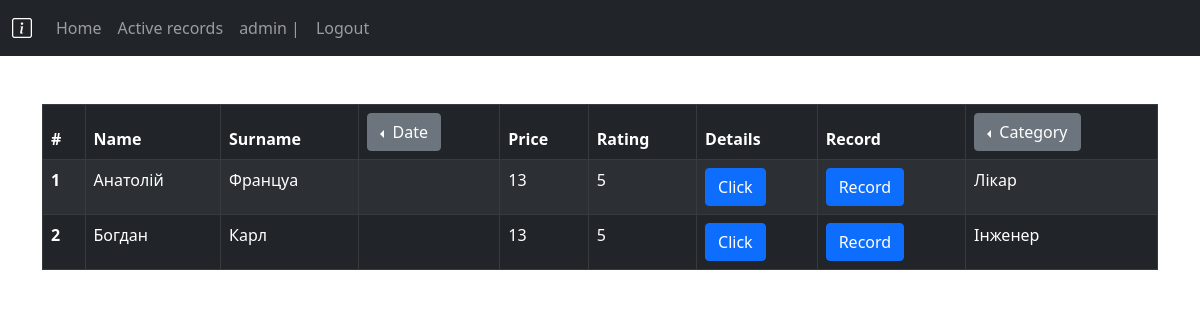
Before: / (signed in) with the older database file.
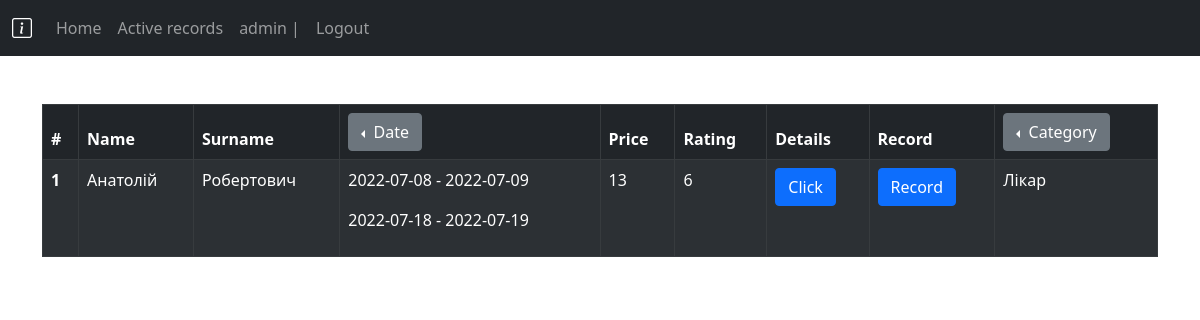
After: the same page with the newer database file.
### application/models.py (models this page shows, shortened)
class Worker(models.Model):
    name = models.CharField(max_length=100)
    surname = models.CharField(max_length=100)
    phone = models.CharField(max_length=100)
    email = models.CharField(max_length=100)
    date = models.ManyToManyField('Schedule', blank=True)
    price = models.CharField(max_length=100)
    address = models.ForeignKey(
        'Location', on_delete=models.CASCADE, related_name='address', null=True)
    description = models.CharField(max_length=100)
    image = models.ImageField(
        upload_to='images/%Y/%m/%d', blank=True, null=True)
    rating = models.CharField(max_length=100)
    reviews = models.CharField(max_length=100)
    category = models.ForeignKey('Category', on_delete=models.CASCADE,
                                 related_name='category', null=True)
    class Meta:
        db_table = "Worker"
        verbose_name = "Wpecialist"
        verbose_name_plural = "Worker"
        ordering = ['id']

class Category(models.Model):
    name = models.CharField(max_length=100, db_index=True)
    def __str__(self):
        return self.name
    def get_absolute_url(self):
        return reverse("category", kwargs={"category_id": self.pk})
    class Meta:
        db_table = "category"
        verbose_name = "Category"
        verbose_name_plural = "Categories"

class Schedule(models.Model):
    period = models.ForeignKey(
        'Period', on_delete=models.CASCADE, related_name='period', null=True)
    def __str__(self):
        return self.period.start_period.strftime("%Y-%m-%d") + \
            " - " + self.period.end_period.strftime("%Y-%m-%d")
    class Meta:
        db_table = "schedule"
        verbose_name = "Schedule"
        verbose_name_plural = "Schedules"

class Period(models.Model):
    start_period = models.DateField(auto_now=False, auto_now_add=False)
    end_period = models.DateField(auto_now=False, auto_now_add=False)
    worker_time = models.ManyToManyField(
        'WorkerTime', related_name='worker_time', blank=True)
    class Meta:
        db_table = "period"
        verbose_name = "Period"
        verbose_name_plural = "Periods"
        ordering = ['id']
    def __str__(self):
        return self.start_period.strftime("%Y-%m-%d") + " - " + self.end_period.strftime("%Y-%m-%d")

### application/views.py (the view)
# urls.py: path('', views.HomeView.as_view(), name='home'),
class HomeView(ListView):
    model = Worker
    template_name = 'application/main_list.html'
    context_object_name = 'workers'
    paginate_by = 10
    ordering = ['id']
    def get_context_data(self, **kwargs):
        context = super().get_context_data(**kwargs)
        context['title'] = 'Home page'
        context['categories'] = Category.objects.all()
        context['form'] = RecordForm()
        return context

### application/models.py (called while the page is built)
    def __str__(self):
        return self.name

### application/templates/application/main_list.html (shortened to what this page needs)
{% extends 'base.html' %}
{% block content %}
    {% if request.user.is_authenticated %}
        {% if workers %}
        <table class="table table-striped table-dark table-bordered table-hover" style="margin-top: 3em;">
            <thead>
            <tr>
                <th scope="col">#</th>
                <th scope="col">Name</th>
                <th scope="col">Surname</th>
                <th scope="col"> <div class="btn-group dropstart">
                    <button type="button" class="btn btn-secondary dropdown-toggle" data-bs-toggle="dropdown" aria-expanded="false">
                        Date
                    </button>
                </div>
                </th>
                <th scope="col">Price</th>
                <th scope="col">Rating</th>
                <th scope="col">Details</th>
                <th scope="col">Record</th>
                <th scope="col"> <div class="btn-group dropstart">
                    <button type="button" class="btn btn-secondary dropdown-toggle" data-bs-toggle="dropdown" aria-expanded="false">
                        Category
                    </button>
                </div>
                </th>
            </tr>
            </thead>
            <tbody>
            <tr>
                {% for worker in workers %}
                    <th scope="row">{{ worker.id }}</th>
                    <td>{{ worker.name }}</td>
                    <td>{{ worker.surname }}</td>
                    <td>
                        {% for date in worker.date.all %}
                            <p>{{date}}</p>
                        {% endfor %}
                    </td>
                    <td>{{ worker.price }}</td>
                    <td>{{ worker.rating }}</td>
                    <th scope="col"><button type="button" class="btn btn-primary" data-bs-toggle="modal" data-bs-target="#modal_{{worker.id}}">Click</button></th>
                    <th scope="col"><button type="button" class="btn btn-primary" data-bs-toggle="modal" data-bs-target="#record_{{ worker.id }}">Record</button></th>
                    <td>{{ worker.category }}</td>
            </tr>
            {% endfor %}
            </tbody>
        </table>
        {% else %}
            <h1 style='margin-top: 120px;'>No workerers found</h1>
        {% endif %}
    {% else %}
        <h1 style='margin-top: 120px;'>Log in!</h1>
    {% endif %}
{% endblock %}

### templates/base.html (shortened to what this page needs)
{% load static %}
<!DOCTYPE html>
<html lang="en">
<head>
    <link rel="stylesheet" href="{% static 'bootstrap/css/bootstrap.min.css' %}">
    <link defer rel="stylesheet" href="https://cdn.jsdelivr.net/npm/bootstrap-icons@1.8.3/font/bootstrap-icons.css">
</head>
<body>
</body>
    <header>
        {% include 'include/_nav.html' %}
        <section class="section">
            <div class="container">
                <div class="row">
                    <div class="col-md-12">
                        {% block content %}{% endblock %}
                    </div>
                </div>
            </div>
        </section>
    </header>
</html>

### templates/include/_nav.html (shortened to what this page needs)
<nav class="navbar navbar-dark bg-dark navbar-expand-lg">
    <div class="container-fluid">
      <a class="navbar-brand" href={% url 'home' %}><i class="bi bi-info-square"></i></a>
      <div class="collapse navbar-collapse" id="navbarSupportedContent">
        <ul class="navbar-nav me-auto mb-2 mb-lg-0">
          <li class="nav-item">
            <a class="nav-link" aria-current="page" href={% url 'home' %}>Home</a>
          </li>
          <li class="nav-item">
            <a class="nav-link" href={% url 'active_record' %} aria-current="page">Active records</a>
          </li>
          {% if request.user.is_authenticated %}
            <li class="nav-item">
                <a class="nav-link" aria-current="page">{{ user.username }} | </a>
            </li>
            <li class="nav-item">
                <a class="nav-link" href={% url 'logout' %}>Logout</a>
            </li>
        {% endif %}
        </ul>
      </div>
    </div>
  </nav>

Changed rows visible on the page:
removed Worker: id "2", name "Богдан", surname "Карл", price "13", rating "5", category "Інженер"
changed Worker "Анатолій": gains Schedule (period.end_period "2022-07-08 - 2022-07-09"); gains Schedule (period.end_period "2022-07-18 - 2022-07-19"); surname "Француа" → "Робертович"; rating "5" → "6"
